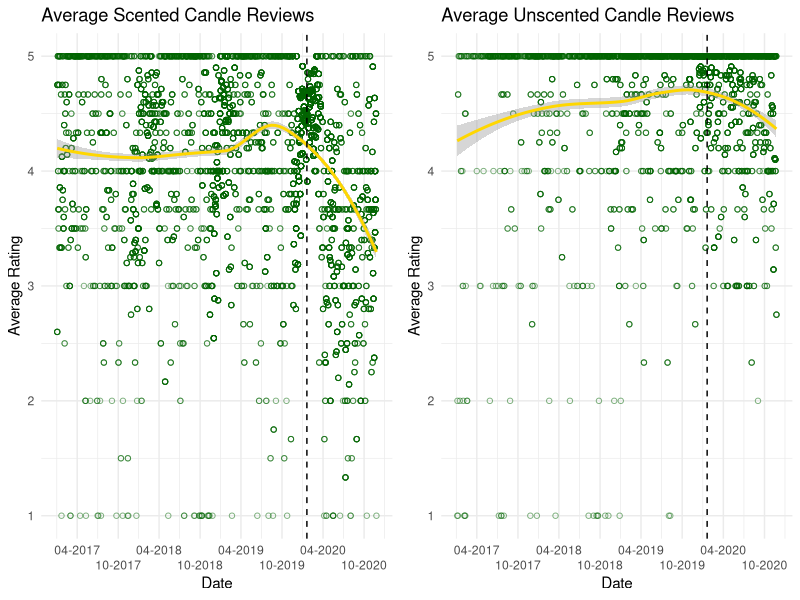

Recreate this plot in R. (Note: this script raises an error after producing the figure.)
## ---- chunk 1
library(tidyverse)
library(readxl)
library(gridExtra)
library(Hmisc)

Scented_all <- read_excel(here::here("Hw_05/Scented_all.xlsx"))
Unscented_all <- read_excel(here::here("Hw_05/Unscented_all.xlsx"))

## ---- chunk 2
Scented_Plot <- Scented_all %>%
  filter(Date > "2017-01-01") %>%
  group_by(Date) %>% 
  mutate(Avg_Rating = mean(Rating)) %>% 
  ggplot(
    aes(x = as.Date(Date),
        y = Avg_Rating
  )) + 
  geom_point(alpha = .5, color = "dark green", shape = 1) +
  scale_x_date(name = "Date", date_breaks = "6 months", date_labels = "%m-%Y") +
  geom_smooth(method = "loess", color = "gold") +
  geom_vline(xintercept = as.numeric(as.Date("2020-01-20")), linetype = "dashed") +
  scale_y_continuous(name = "Average Rating") +
  theme_minimal() +
  ggtitle("Average Scented Candle Reviews") + 
  guides(x = guide_axis(n.dodge = 2))

Unscented_Plot <- Unscented_all %>%
  filter(Date > "2017-01-01") %>%
  group_by(Date) %>% 
  mutate(Avg_Rating = mean(Rating)) %>% 
  ggplot(
    aes(x = as.Date(Date),
        y = Avg_Rating
  )) + 
  geom_point(alpha = .5, color = "dark green", shape = 1) +
  scale_x_date(name = "Date", date_breaks = "6 months", date_labels = "%m-%Y") +
  geom_smooth(method = "loess", color = "gold") +
  geom_vline(xintercept = as.numeric(as.Date("2020-01-20")), linetype = "dashed") + 
  scale_y_continuous(name = "Average Rating") + 
  theme_minimal() +
  ggtitle("Average Unscented Candle Reviews") +
  guides(x = guide_axis(n.dodge = 2))

grid.arrange(Scented_Plot, Unscented_Plot, ncol = 2)
## ---- chunk 3
Combined_Plot <- candles_full %>%
  filter(Date > "2017-01-01") %>%
  group_by(Date, Scented) %>% 
  mutate(Avg_Rating = mean(Rating)) %>% 
  ggplot(
    aes(x = as.Date(Date),
        y = Avg_Rating,
        shape = Scented,
        color = Scented,
        fill = Scented
  )) + 
  geom_point(alpha = .3) +
  scale_x_date(name = "Date", date_breaks = "6 months", date_labels = "%m-%Y") +
  geom_smooth(method = "loess") +
  geom_vline(xintercept = as.numeric(as.Date("2020-01-20")), linetype = "dashed") +
  scale_y_continuous(name = "Average Rating") +
  theme_minimal() +
  ggtitle("Average Candle Reviews For Scented and Unscented Candles") + 
  guides(x = guide_axis(n.dodge = 2)) + 
  scale_color_viridis_d()

Combined_Plot
## ---- chunk 4
str_no_scent <- function(x){
  as.numeric(
  	case_when(
  		str_detect(x, "[Nn]o scent") ~ "1", 
  		str_detect(x, "[Nn]o smell") ~ "1",
  		str_detect(x, "[Dd]oes not smell like") ~ "1",
  		str_detect(x, "[Dd]oesn't smell like") ~ "1",
  		str_detect(x, "[Cc]an't smell") ~ "1",
  		str_detect(x, "[Cc]annot smell") ~ "1",
  		str_detect(x, "[Ff]aint smell") ~ "1",
  		str_detect(x, "[Ff]aint scent") ~ "1",
  		str_detect(x, "[Dd]on't smell") ~ "1",
  		str_detect(x, "[Ll]ike nothing") ~ "1",
  		TRUE ~ "0"
  	)
  )
}

Scented_all$CodeReview <- str_no_scent(Scented_all$Review)
Scented_all$CodedReview_f <- factor(Scented_all$CodeReview, labels = c("scent", "noscent"))
print(Scented_all)
## ---- chunk 5
Scented2_Plot <- Scented_all %>%
  filter(Date >= "2019-01-01") %>%
  mutate(month = lubridate::floor_date(Date, "month"),
         ) %>% 
  group_by(month , CodedReview_f) %>% 
  ggplot() +
  aes(x = month, y = (..count..)/sum(..count..), fill = CodedReview_f, color = month) +
  geom_bar(position = "dodge") +
  stat_summary(aes(y = CodedReview_f), fun.data = mean_cl_normal)+
  scale_color_viridis_d()

Scented2_Plot
